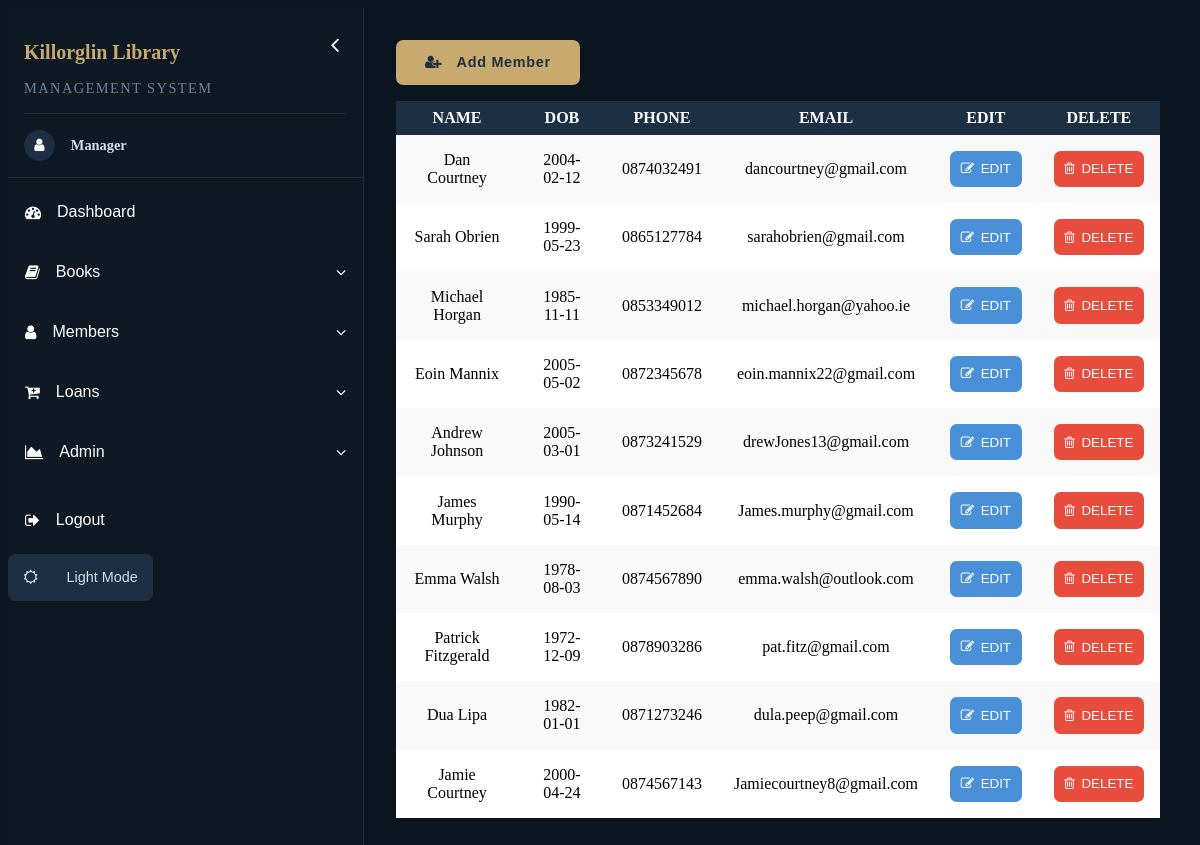
Screenshot of /memberCRUD.php (signed in) with the database file from the repository.
### tables this page shows
CREATE TABLE `Members` (
  `MemberID` tinyint(3) NOT NULL AUTO_INCREMENT,
  `FirstName` varchar(30) NOT NULL,
  `LastName` varchar(30) NOT NULL,
  `DOB` date NOT NULL,
  `Phone` varchar(12) NOT NULL,
  `Email` varchar(40) NOT NULL,
  `AddressLine1` varchar(30) NOT NULL,
  `AddressLine2` varchar(30) DEFAULT NULL,
  `City` varchar(30) NOT NULL,
  `County` varchar(10) NOT NULL,
  `Eircode` char(7) NOT NULL,
  `RegistrationDate` date NOT NULL,
  `Status` enum('A','I') DEFAULT 'A',
  PRIMARY KEY (`MemberID`)
);

### config/config.php (called while the page is built, shortened)
<?php
    require_once("db.php");
    require_once("class/Member.php");
    require_once("class/MemberRepository.php");
    require_once("class/LibraryService.php");
    $bookRepository = new BookRepository($pdo);
    $memberRepository = new MemberRepository($pdo);
    $loanRepository = new LoanRepository($pdo);
    $fineRepository = new FineRepository($pdo);
    $authRepository = new AuthenticationRepository($pdo);
    $libraryService = new LibraryService($bookRepository,$memberRepository, $loanRepository, $fineRepository, $authRepository);
?>

### class/LibraryService.php (called while the page is built, shortened)
<?php
    class LibraryService {
        private MemberRepository $memberRepo;
        public function __construct(BookRepository $bookRepo, MemberRepository $memberRepo, LoanRepository $loanRepo, FineRepository $fineRepo, AuthenticationRepository $authRepo) {
            $this->memberRepo = $memberRepo;
        }
        public function getAllMembers() : array {
            try {
                return $this->memberRepo->getAllMembers();
            } catch (Exception $e) {
                return [];
            }
        }
    }
?>

### class/MemberRepository.php (called while the page is built, shortened)
<?php
    class MemberRepository {
        private PDO $pdo;
        public function __construct(PDO $pdo) {
            $this->pdo = $pdo;
        }
        function getAllMembers() : array {
            try {
                $sql = 'SELECT * FROM Members';
                $stmt = $this->pdo->prepare($sql);
                $stmt->execute();
                $rows = $stmt->fetchAll();
                $members = [];
                foreach($rows as $row) {
                    $members[] = new Member (
                        $row['FirstName'],
                        $row['LastName'],
                        $row['DOB'],
                        $row['Phone'],
                        $row['Email'],
                        $row['AddressLine1'],
                        $row['AddressLine2'],
                        $row['City'],
                        $row['County'],
                        $row['Eircode'],
                        $row['RegistrationDate'],
                        $row['Status'],
                        $row['MemberID']
                    );
                }
                return $members;
            } catch (PDOException $e) {
                throw new Exception("Could not retrieve members from the database.");
            }
        }
    }
?>

### class/Member.php (called while the page is built, shortened)
<?php
    class Member {
        private string $firstName;
        private string $lastName;
        private string $dob;
        private string $phone;
        private string $email;
        public function __construct(string $firstName, string $lastName, string $dob, string $phone, string $email, string $addressLine1,
                                    string $addressLine2, string $city, string $county, string $eircode, string $registrationDate,
                                    string $status, int $id = 0) {
            $this->firstName = $firstName;
            $this->lastName = $lastName;
            $this->dob = $dob;
            $this->phone = $phone;
            $this->email = $email;
        }
        public function getFirstName() : string {
            return $this->firstName;
        }
        public function getLastName() : string {
            return $this->lastName;
        }
        public function getDob() : string {
            return $this->dob;
        }
        public function getPhone() : string {
            return $this->phone;
        }
        public function getEmail() : string {
            return $this->email;
        }
    }
?>

### memberCRUD.php (the view, shortened to what this page needs)
<?php
    require_once("config/config.php");
    $members = $libraryService->getAllMembers();
?>
<!DOCTYPE html>
<html lang="en">
<head>
    <link rel="stylesheet" href="https://cdnjs.cloudflare.com/ajax/libs/font-awesome/4.7.0/css/font-awesome.min.css">
    <link rel="stylesheet" href="public/css/style.css">
</head>
<body>
    <?php include_once("inc/navMenu.php"); ?>
    <main class="main">
        <div class="memberAddSearch">
            <div class="addMember">
                <button onclick="openAddMenu()"><i class="fa fa-user-plus"></i>Add Member</button>
            </div>
        </div>
        <?php if(empty($members)) : ?>
            <div class="infoMessage">
                <i class="fa fa-warning"></i>
                <p>No members currently in the library</p>
            </div>
        <?php else : ?>
            <div class="memberTable">
                <table class="memberCrudTable">
                    <tr>
                        <th>Name</th>
                        <th>DOB</th>
                        <th>Phone</th>
                        <th>Email</th>
                        <th>Edit</th>
                        <th>Delete</th>
                    </tr>
                    <?php foreach($members as $member) : ?>
                        <tr>
                            <td><?php echo htmlspecialchars(ucwords($member->getFirstName())) . ' ' . htmlspecialchars(ucwords($member->getLastName())); ?></td>
                            <td><?php echo htmlspecialchars($member->getDob()); ?></td>
                            <td><?php echo htmlspecialchars($member->getPhone()); ?></td>
                            <td><?php echo htmlspecialchars($member->getEmail()); ?></td>
                            <td>
                                <div class="editMember">
                                    <button onclick='showEditMenu(this)' class='editMemberButton'><i class='fa fa-edit'></i>EDIT</button>
                                </div>
                            </td>
                            <td>
                                <form action="memberCRUD.php" method="post">
                                    <div class='deleteMember'>
                                        <button onclick = 'deleteMember(this)' class='deleteMemberButton' name="deleteMember"><i class='fa fa-trash-o'></i>DELETE</button>
                                    </div>
                                </form>
                            </td>
                        </tr>
                    <?php endforeach; ?>
                </table>
            </div>
        <?php endif; ?>
    </main>
</body>
</html>

### public/css/style.css (style rules this page uses)
:root { --body-bg-color: #0b1520; --text-white-color: white; --text-black-color: black; --aside-background-color: #0f1923; --aside-border-color: #1e3045; --heading-font-color: #c8a96e; --secondary-heading-color: #6b8099; --nav-elements-color: #d4dde8; --nav-elements-hover: #1d2f42; --lightGrey-border-color: lightgrey; --table-even-color: #f9f9f9; --input-box-placeholder: #3a5068; --table-bg-color: white; --table-text-color: black; --table-header-text: white; --error-msg-text: #ef4444; --error-message-bg: #2d1515; --error-msg-border: #7f1d1d; --success-msg-text:#22c55e; --success-msg-bg: #152d1e; --success-msg-border:#14532d; --edit-button: #4a90d9; --delete-button: #e74c3c; }
body { background: var(--body-bg-color); color: var(--text-white-color); display: flex; min-height: 100vh; }
.main { flex: 1; min-width: 0; padding: 2em; box-sizing: border-box; }
.viewBookTable, .memberCrudTable { color: var(--table-text-color); border-collapse: collapse; background-color: var(--table-bg-color); width: 100%; height: fit-content; height: 100%; overflow: scroll; }
.viewBookTable th, .memberCrudTable th { background-color: var(--nav-elements-hover); color: var(--table-header-text); text-align: center; padding: 0.5em; text-transform: uppercase; font-size: 1em; }
.viewBookTable td, .memberCrudTable td { padding: 1em; border-bottom: 1px solid var(--light-border-color); text-align: center; }
.viewBookTable tr:nth-child(even), .memberCrudTable tr:nth-child(even) { background-color: var(--table-even-color); }
.editMemberButton, .payFineButton { display: flex; align-items: center; gap: 0.5em; padding: 0.8em; background-color: var(--edit-button); color: white; border: none; border-radius: 0.5em; }
.editMemberButton i, .payFineButton i { font-size: 1em; }
.deleteMemberButton { display: flex; align-items: center; gap: 0.5em; padding: 0.8em; background-color: var(--delete-button); color: white; border: none; border-radius: 0.5em; }
.deleteMemberButton i { font-size: 1em; }
.memberAddSearch { display: flex; align-items: center; justify-content: space-between; margin-bottom: 1em; }
.addMember button { display: flex; align-items: center; gap: 1em; padding: 1em 2em; background-color: var(--heading-font-color); color: var(--nav-elements-hover); border: none; border-radius: 0.5em; font-size: 0.9em; font-weight: bold; letter-spacing: 0.05em; cursor: pointer; }
.memberTable { width: 100%; }

### rows the page displays
members: FirstName "Dan", LastName "Courtney", DOB "2004-02-12", Phone "0874032491", Email "dancourtney@gmail.com"
members: FirstName "Sarah", LastName "Obrien", DOB "1999-05-23", Phone "0865127784", Email "sarahobrien@gmail.com"
members: FirstName "Michael", LastName "Horgan", DOB "1985-11-11", Phone "0853349012", Email "michael.horgan@yahoo.ie"
members: FirstName "Eoin", LastName "Mannix", DOB "2005-05-02", Phone "0872345678", Email "eoin.mannix22@gmail.com"
members: FirstName "Andrew", LastName "Johnson", DOB "2005-03-01", Phone "0873241529", Email "drewJones13@gmail.com"
members: FirstName "James", LastName "Murphy", DOB "1990-05-14", Phone "0871452684", Email "James.murphy@gmail.com"
members: FirstName "Emma", LastName "Walsh", DOB "1978-08-03", Phone "0874567890", Email "emma.walsh@outlook.com"
members: FirstName "Patrick", LastName "Fitzgerald", DOB "1972-12-09", Phone "0878903286", Email "pat.fitz@gmail.com"
members: FirstName "Dua", LastName "Lipa", DOB "1982-01-01", Phone "0871273246", Email "dula.peep@gmail.com"
members: FirstName "Jamie", LastName "Courtney", DOB "2000-04-24", Phone "0874567143", Email "Jamiecourtney8@gmail.com"

### other values shown
$_SESSION['username'] "Manager"
